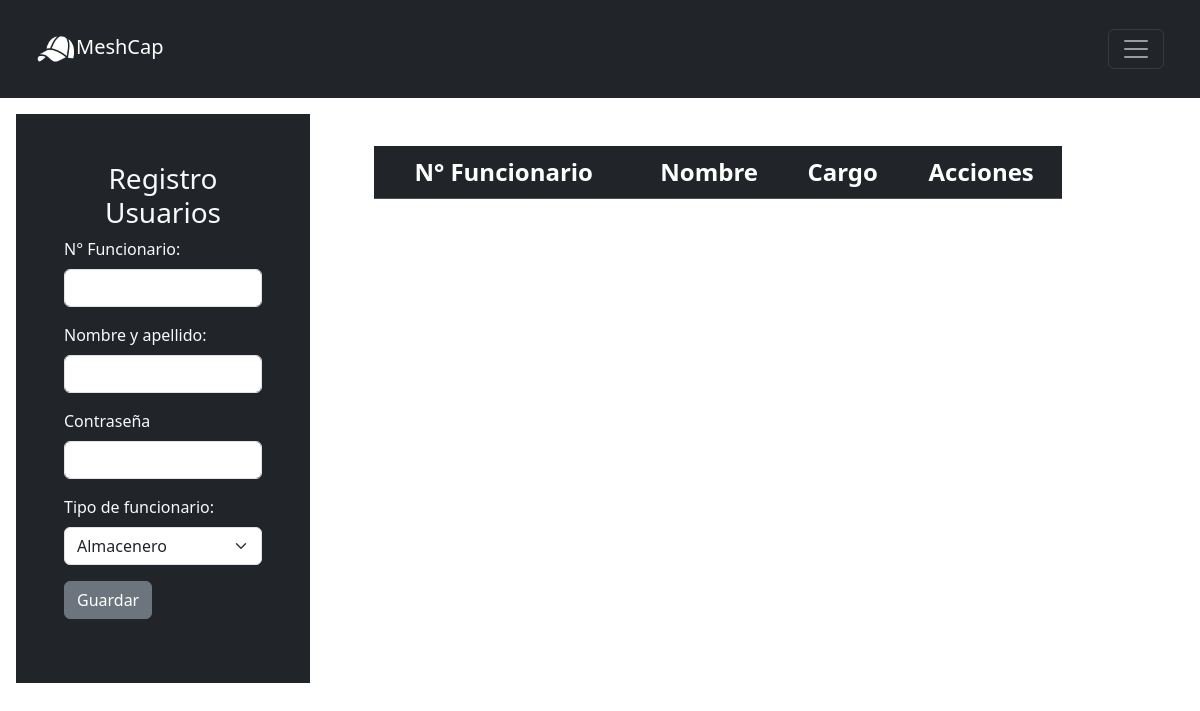
Before: /src/BACKOFFICE/VISTA/crudUsuarios.php with the older database file.
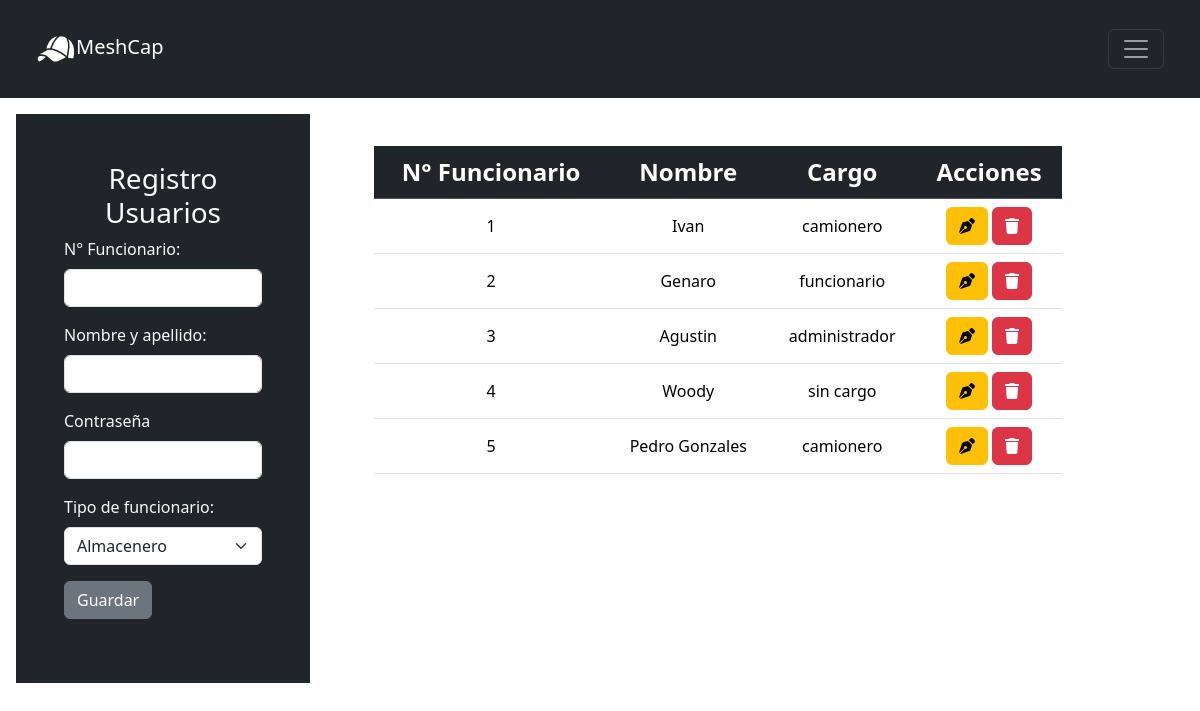
After: the same page with the newer database file.
### tables this page shows
CREATE TABLE `usuario` (
  `id_usuario` int(11) NOT NULL,
  `nombre` varchar(30) DEFAULT 'anonimo',
  `cargo` enum('camionero','funcionario','administrador','sin cargo') NOT NULL DEFAULT 'sin cargo'
);

### src/BACKOFFICE/VISTA/crudUsuarios.php (the view, shortened to what this page needs)
<?php require('../../db.php'); ?>
<!DOCTYPE html>
<html lang="en">
<head>
    <link rel="stylesheet" href="../CSS/stylesCrudPaquetes.css">
    <link href="https://cdn.jsdelivr.net/npm/bootstrap@5.3.2/dist/css/bootstrap.min.css" rel="stylesheet">
</head>
<body>
<nav class="navbar navbar-dark bg-dark p-4 ">
    <div class="container-fluid">
      <a class="navbar-brand" href="backoffice.html" id="logo"><img src="../../IMAGES/gorraBlanca.png" height="40" alt="">MeshCap</a>
        <button class="navbar-toggler" type="button" data-bs-toggle="offcanvas" data-bs-target="#offcanvasDarkNavbar" aria-controls="offcanvasDarkNavbar" aria-label="Toggle navigation">
          <span class="navbar-toggler-icon"></span>
        </button>
  </div>
</nav>
    <div class="container-fluid row" $id="container-total">
      <form action="../CONTROLADOR/saveCruds.php" method="POST" class="col-3 p-5 m-3 bg-dark text-light">
        <div class="mb-3">
          <h3 class ="text-light text-center">Registro Usuarios</h3>
            <div class="mb-3">
              <label for="exampleInputPassword1" class="form-label">N° Funcionario:</label>
                <input type="number" class="form-control" id="exampleInputPassword1" name="numero_funcionario" required>
            </div>
            <div class="mb-3">
              <label for="exampleInputPassword1" class="form-label">Nombre y apellido:</label>
                <input type="text" class="form-control" id="exampleInputPassword1" name="nombre" required>
            </div>
            <div class="mb-3">
              <label for="exampleInputPassword1" class="form-label">Contraseña</label>
                <input type="password" class="form-control" id="exampleInputPassword1" name="clave" required>
            </div>
            <label for="exampleInputEmail1" class="form-label">Tipo de funcionario:</label>
              <select class="form-select mb-3" aria-label="Default select example" name="cargo" required>
                <option value="funcionario">Almacenero</option>
              </select>
              <button type="submit" class="btn btn-secondary" name="guardar_usuario">Guardar</button>
      </form>
    </div>
    <div class="col-8 p-5 text-center">
          <div style="max-height: 600px; overflow-y: auto;">
              <table class="table col-8">
              <thead class="table-dark fs-4">
                  <tr class="align-middle">
                    <th scope="col">N° Funcionario</th>
                    <th scope="col">Nombre</th>
                    <th scope="col">Cargo</th>
                    <th scope="col">Acciones</th>
                  </tr>
              </thead>
              <tbody>
                    <?php
                    $query = "SELECT * FROM usuario";
                    $usuario = mysqli_query($conn,$query);
                    while($fila = mysqli_fetch_array($usuario)){ ?>
                            <tr class="align-middle">
                                <td><?php echo $fila['id_usuario']?></td>
                                <td><?php echo $fila['nombre']?></td>
                                <td><?php echo $fila['cargo']?></td>
                                 <td class="align-middle">
                                 <a href="../VISTA/editUsuarios.php?id_usuario=<?php echo $fila['id_usuario']; ?>" class="btn btn-small btn-warning"><i class="fas fa-pen-nib"></i></a>
                                 <a href="../CONTROLADOR/deleteCruds.php?id_usuario=<?php echo $fila['id_usuario']; ?>" class="btn btn-small btn-danger"><i class="fas fa-trash"></i></a>
                                </td>
                            </tr>
                    <?php } ?>
                </tbody>
            </table>
          </div>
    </div>
</body>

### src/CSS/stylesCrudPaquetes.css (style rules this page uses)
#logo img { height: 40px; }

Changed rows visible on the page:
added usuario: id_usuario "1", nombre "Ivan", cargo "camionero"
added usuario: id_usuario "2", nombre "Genaro", cargo "funcionario"
added usuario: id_usuario "3", nombre "Agustin", cargo "administrador"
added usuario: id_usuario "4", nombre "Woody", cargo "sin cargo"
added usuario: id_usuario "5", nombre "Pedro Gonzales", cargo "camionero"
